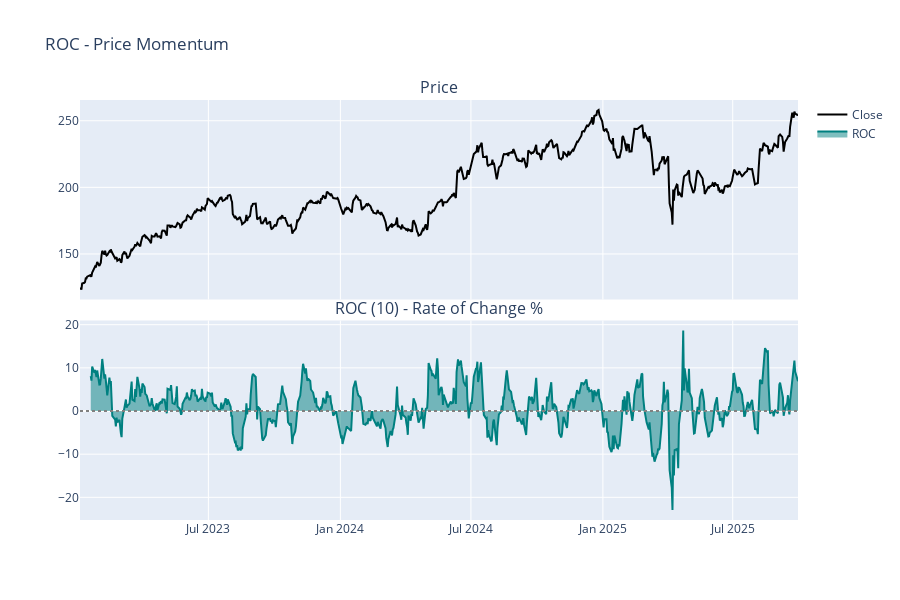

The notebook cell this image was saved under:
### Markdown cell above
## 4. ROC - Rate of Change

Percentage change in price over N periods. Positive = upward momentum, negative = downward momentum.

### Code cell
df["roc"] = calculate_roc(df, period=10)

fig = make_subplots(
    rows=2, cols=1, shared_xaxes=True, vertical_spacing=0.05, subplot_titles=("Price", "ROC (10) - Rate of Change %")
)

fig.add_trace(go.Scatter(x=df["date"], y=df["close"], name="Close", line={"color": "black"}), row=1, col=1)

fig.add_trace(go.Scatter(x=df["date"], y=df["roc"], name="ROC", fill="tozeroy", line={"color": "teal"}), row=2, col=1)
fig.add_hline(y=0, line_dash="dot", line_color="gray", row=2, col=1)

fig.update_layout(height=600, title_text="ROC - Price Momentum")
fig.show()

print(f"ROC mean: {df['roc'].mean():.2f}%")
print(f"ROC std: {df['roc'].std():.2f}%")

### Figure 1 — Plotly figure (JSON) as saved in the notebook; plotly's stock layout.template omitted (floating-point values rounded to 4 significant figures; data arrays with more than 128 entries replaced by an {"elided": "..."} marker saying what was removed)
{"data": [{"line": {"color": "black"}, "name": "Close", "type": "scatter", "x": {"elided": "688 str values"}, "xaxis": "x", "y": {"elided": "688 float values"}, "yaxis": "y"}, {"fill": "tozeroy", "line": {"color": "teal"}, "name": "ROC", "type": "scatter", "x": {"elided": "688 str values"}, "xaxis": "x2", "y": {"elided": "688 float values"}, "yaxis": "y2"}], "layout": {"annotations": [{"font": {"size": 16}, "showarrow": false, "text": "Price", "x": 0.5, "xanchor": "center", "xref": "paper", "y": 1, "yanchor": "bottom", "yref": "paper"}, {"font": {"size": 16}, "showarrow": false, "text": "ROC (10) - Rate of Change %", "x": 0.5, "xanchor": "center", "xref": "paper", "y": 0.475, "yanchor": "bottom", "yref": "paper"}], "height": 600, "shapes": [{"line": {"color": "gray", "dash": "dot"}, "type": "line", "x0": 0, "x1": 1, "xref": "x2 domain", "y0": 0, "y1": 0, "yref": "y2"}], "title": {"text": "ROC - Price Momentum"}, "xaxis": {"anchor": "y", "domain": [0, 1], "matches": "x2", "showticklabels": false}, "xaxis2": {"anchor": "y2", "domain": [0, 1]}, "yaxis": {"anchor": "x", "domain": [0.525, 1]}, "yaxis2": {"anchor": "x2", "domain": [0, 0.475]}}}
